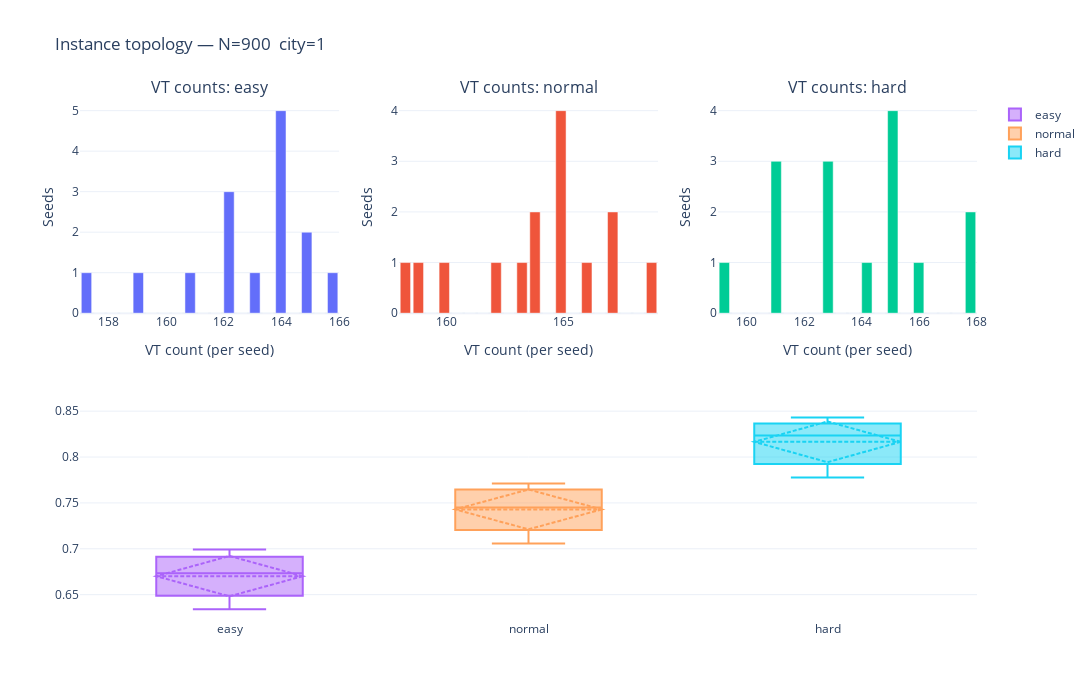

Notebook code cell kept with this figure:
### Markdown cell above
### Number of vehicle transportation labors for a given N

A histogram with number of VT in x-axis and occurence in y-axis

### Code cell
# Cell: Instance topology plotting (plotly + ipywidgets)
import os
from typing import List, Tuple, Dict
import math

import pandas as pd
import numpy as np
import plotly.express as px
import plotly.graph_objects as go
from plotly.subplots import make_subplots
import ipywidgets as widgets
from IPython.display import display

# -------------------------
# Helper: main plotting fn
# -------------------------
def plot_instance_visualizations(
    results: Dict[int, Tuple[pd.DataFrame, pd.DataFrame, pd.DataFrame]],
    n_services_list: List[int],
    scenarios: List[str],
    seeds: List[int],
    default_n: int = None,
    default_city: str = None,
    save_plots: bool = False,
    out_dir: str = "./plots",
    hist_bins: int = 20
):
    """
    Interactive visualization of simulated instances topology.

    Parameters
    ----------
    results : dict
        mapping n_services -> (labors_real_df, labors_static_df, labors_dynamic_df)
    n_services_list : list[int]
        available experiment sizes (keys of results)
    scenarios : list[str]
        scenarios names in your data, e.g. ['easy','normal','hard']
    seeds : list[int]
        list of possible seeds (used for dropdown suggestions only)
    default_n : int
        default n_services to show
    default_city : str
        optional default city
    save_plots : bool
        default False; can be toggled in the UI (also passed below)
    out_dir : str
        directory where to save files when saving enabled
    hist_bins : int
        number of bins for histograms
    """
    os.makedirs(out_dir, exist_ok=True)

    # default choices
    if default_n is None:
        default_n = n_services_list[0]
    # Extract available cities from the default dataset
    def available_cities_for_n(n):
        df_real = results[n][0]
        if "city" in df_real.columns:
            return sorted(df_real["city"].dropna().unique().tolist())
        return []

    # Widgets
    n_dropdown = widgets.Dropdown(options=sorted(n_services_list), value=default_n, description="N services")
    city_dropdown = widgets.Dropdown(options=available_cities_for_n(default_n), description="City")
    if default_city and default_city in city_dropdown.options:
        city_dropdown.value = default_city
    scenario_select = widgets.SelectMultiple(options=scenarios, value=tuple(scenarios), description="Scenarios")
    save_toggle = widgets.Checkbox(value=save_plots, description="Save plots")
    outdir_text = widgets.Text(value=out_dir, description="Out dir")
    update_button = widgets.Button(description="Draw", button_style="primary")

    controls = widgets.HBox([n_dropdown, city_dropdown, scenario_select, save_toggle, outdir_text, update_button])
    display(controls)

    # helper to compute counts & proportions
    def _prepare_aggregates(n_val, city_val, selected_scenarios):
        df_real, df_static, df_dynamic = results[n_val]

        # Filter to city if requested
        if city_val is not None and city_val != "":
            df_real_city = df_real[df_real["city"] == city_val].copy()
            df_static_city = df_static[df_static["city"] == city_val].copy()
            df_dynamic_city = df_dynamic[df_dynamic["city"] == city_val].copy()
        else:
            df_real_city = df_real.copy()
            df_static_city = df_static.copy()
            df_dynamic_city = df_dynamic.copy()

        # Ensure scenario/seeds are proper types
        if "scenario" not in df_real_city.columns:
            raise KeyError("'scenario' column not found in labors_real_df")
        if "seed" not in df_real_city.columns:
            raise KeyError("'seed' column not found in labors_real_df")

        # For histograms: compute per-seed count of vehicle transportation labors per scenario
        hist_data = []  # list of tuples (scenario, seed, vt_count)
        for sc in selected_scenarios:
            df_sc = df_real_city[df_real_city["scenario"] == sc]
            # group by seed
            for seed_val, g in df_sc.groupby("seed", sort=True):
                vt_count = int((g["labor_category"] == "VEHICLE_TRANSPORTATION").sum())
                hist_data.append({"scenario": sc, "seed": seed_val, "vt_count": vt_count})

        hist_df = pd.DataFrame(hist_data)

        # For static/dynamic proportions: compute proportion of services (unique service_id)
        box_data = []  # list of dicts: scenario, seed, prop_static, n_services_in_seed
        for sc in selected_scenarios:
            stat_df = df_static_city[df_static_city["scenario"] == sc]
            dyn_df = df_dynamic_city[df_dynamic_city["scenario"] == sc]

            # compute unique services per seed
            stat_by_seed = stat_df.groupby("seed")["service_id"].nunique()
            dyn_by_seed = dyn_df.groupby("seed")["service_id"].nunique()

            seeds_union = sorted(set(stat_by_seed.index.tolist()) | set(dyn_by_seed.index.tolist()))
            for seed_val in seeds_union:
                n_static = int(stat_by_seed.get(seed_val, 0))
                n_dyn = int(dyn_by_seed.get(seed_val, 0))
                total = n_static + n_dyn
                prop_static = float(n_static / total) if total > 0 else np.nan
                box_data.append({
                    "scenario": sc,
                    "seed": seed_val,
                    "n_static_services": n_static,
                    "n_dynamic_services": n_dyn,
                    "prop_static": prop_static,
                    "total_services": total
                })

        box_df = pd.DataFrame(box_data)

        return hist_df, box_df

    # plot function
    def _draw(_):
        n_val = n_dropdown.value
        city_val = city_dropdown.value
        selected_scenarios = list(scenario_select.value)
        save_flag = save_toggle.value
        od = outdir_text.value or out_dir

        hist_df, box_df = _prepare_aggregates(n_val, city_val, selected_scenarios)

        # create subplots: 2 rows - top has 3 histograms (one per scenario), bottom has 1 boxplot (all scenarios)
        n_cols = max(3, len(selected_scenarios))
        # We'll layout exactly 3 hist subplots (left->right) even if some scenarios are not selected: if fewer than 3 selected,
        # we leave some empty panels but keep consistent layout.
        fig = make_subplots(
            rows=2, cols=3,
            subplot_titles=[f"VT counts: {s}" if i < len(selected_scenarios) else "" for i, s in enumerate(scenarios)],
            vertical_spacing=0.18,
            specs=[[{"type": "xy"}, {"type": "xy"}, {"type": "xy"}],
                   [{"colspan": 3, "type": "xy"}, None, None]]
        )

        # Top row: histograms, one subplot per scenario (in the order of scenarios list)
        for i, sc in enumerate(scenarios[:3]):  # we only show up to 3 scenarios in top row
            col = i + 1
            sub_df = hist_df[hist_df["scenario"] == sc]
            if sub_df.empty:
                # blank
                fig.add_trace(go.Bar(x=[], y=[]), row=1, col=col)
                fig.update_xaxes(title_text="VT count", row=1, col=col)
                fig.update_yaxes(title_text="Seed frequency", row=1, col=col)
                continue

            # Build histogram bins from vt_count values
            counts = sub_df["vt_count"].dropna().astype(int).values
            if len(counts) == 0:
                fig.add_trace(go.Bar(x=[], y=[]), row=1, col=col)
                continue

            # Build histogram manually so we can align bins across scenarios if desired
            hist_vals, bin_edges = np.histogram(counts, bins=hist_bins)
            bin_centers = (bin_edges[:-1] + bin_edges[1:]) / 2.0
            fig.add_trace(go.Bar(x=bin_centers, y=hist_vals, name=f"{sc}", showlegend=False), row=1, col=col)
            fig.update_xaxes(title_text="VT count (per seed)", row=1, col=col)
            fig.update_yaxes(title_text="Seeds", row=1, col=col)

        # Bottom row: boxplot of prop_static per scenario (three boxes)
        # Prepare traces for the boxplot
        for j, sc in enumerate(scenarios):
            sc_box = box_df[box_df["scenario"] == sc]
            # take only seeds with total_services > 0
            sc_box = sc_box[sc_box["total_services"] > 0]
            y = sc_box["prop_static"].dropna().values
            # position boxes sequentially
            fig.add_trace(go.Box(y=y, name=sc, boxmean="sd", marker=dict(opacity=0.7)), row=2, col=1)

        # Layout tweaks
        fig.update_layout(
            height=700,
            width=1200,
            title_text=f"Instance topology — N={n_val}  city={city_val}",
            template="plotly_white"
        )

        # show
        fig.show()

        # Save if requested
        if save_flag:
            os.makedirs(od, exist_ok=True)
            safe_name = f"instance_N{n_val}_city_{city_val}"
            png_path = os.path.join(od, f"{safe_name}.png")
            html_path = os.path.join(od, f"{safe_name}.html")
            try:
                # requires kaleido for png
                fig.write_image(png_path, scale=2)
            except Exception as e:
                print("⚠️ Could not save PNG (kaleido required). Error:", e)
            try:
                fig.write_html(html_path)
            except Exception as e:
                print("⚠️ Could not save HTML. Error:", e)
            print(f"✅ Saved plots to: {od}")

    # update city options on n change
    def _on_n_change(change):
        n_val = change["new"]
        cities = available_cities_for_n(n_val)
        city_dropdown.options = cities
        if cities:
            city_dropdown.value = cities[0] if city_dropdown.value not in cities else city_dropdown.value

    n_dropdown.observe(_on_n_change, names="value")
    update_button.on_click(_draw)

    # initial draw
    _draw(None)

# -------------------------
# Example usage:
# -------------------------
# results dict must be available in the notebook environment.
# n_services_list, scenarios, seeds must also be defined lists.
#
# Then call:
plot_instance_visualizations(results, n_services, scenarios, seeds, default_n=n_services[0])

### Figure 1 — Plotly figure (JSON) as saved in the notebook; plotly's stock layout.template omitted (floating-point values rounded to 4 significant figures)
{"data": [{"name": "easy", "showlegend": false, "type": "bar", "x": [157.2, 157.7, 158.1, 158.6, 159.0, 159.5, 159.9, 160.4, 160.8, 161.3, 161.7, 162.2, 162.6, 163.1, 163.5, 164.0, 164.4, 164.9, 165.3, 165.8], "xaxis": "x", "y": [1, 0, 0, 0, 1, 0, 0, 0, 1, 0, 0, 3, 0, 1, 0, 5, 0, 2, 0, 1], "yaxis": "y"}, {"name": "normal", "showlegend": false, "type": "bar", "x": [158.3, 158.8, 159.4, 159.9, 160.5, 161.0, 161.6, 162.1, 162.7, 163.2, 163.8, 164.3, 164.9, 165.4, 166.0, 166.5, 167.1, 167.6, 168.2, 168.7], "xaxis": "x2", "y": [1, 1, 0, 1, 0, 0, 0, 1, 0, 1, 2, 0, 4, 0, 1, 0, 2, 0, 0, 1], "yaxis": "y2"}, {"name": "hard", "showlegend": false, "type": "bar", "x": [159.2, 159.7, 160.1, 160.6, 161.0, 161.5, 161.9, 162.4, 162.8, 163.3, 163.7, 164.2, 164.6, 165.1, 165.5, 166.0, 166.4, 166.9, 167.3, 167.8], "xaxis": "x3", "y": [1, 0, 0, 0, 3, 0, 0, 0, 3, 0, 0, 1, 0, 4, 0, 1, 0, 0, 0, 2], "yaxis": "y3"}, {"boxmean": "sd", "marker": {"opacity": 0.7}, "name": "easy", "type": "box", "xaxis": "x4", "y": [0.6732, 0.6667, 0.6471, 0.634, 0.6993, 0.6863, 0.6667, 0.6732, 0.6536, 0.6928, 0.6993, 0.634, 0.6471, 0.6928, 0.6863], "yaxis": "y4"}, {"boxmean": "sd", "marker": {"opacity": 0.7}, "name": "normal", "type": "box", "xaxis": "x4", "y": [0.7451, 0.7386, 0.719, 0.7059, 0.7712, 0.7582, 0.7386, 0.7451, 0.7255, 0.7647, 0.7712, 0.7124, 0.719, 0.7647, 0.7647], "yaxis": "y4"}, {"boxmean": "sd", "marker": {"opacity": 0.7}, "name": "hard", "type": "box", "xaxis": "x4", "y": [0.8235, 0.8105, 0.7908, 0.7778, 0.8431, 0.8366, 0.817, 0.8235, 0.7974, 0.8366, 0.8431, 0.7843, 0.7908, 0.8366, 0.8366], "yaxis": "y4"}], "layout": {"annotations": [{"font": {"size": 16}, "showarrow": false, "text": "VT counts: easy", "x": 0.1444, "xanchor": "center", "xref": "paper", "y": 1, "yanchor": "bottom", "yref": "paper"}, {"font": {"size": 16}, "showarrow": false, "text": "VT counts: normal", "x": 0.5, "xanchor": "center", "xref": "paper", "y": 1, "yanchor": "bottom", "yref": "paper"}, {"font": {"size": 16}, "showarrow": false, "text": "VT counts: hard", "x": 0.8556, "xanchor": "center", "xref": "paper", "y": 1, "yanchor": "bottom", "yref": "paper"}], "height": 700, "title": {"text": "Instance topology — N=900  city=1"}, "width": 1200, "xaxis": {"anchor": "y", "domain": [0, 0.2889], "title": {"text": "VT count (per seed)"}}, "xaxis2": {"anchor": "y2", "domain": [0.3556, 0.6444], "title": {"text": "VT count (per seed)"}}, "xaxis3": {"anchor": "y3", "domain": [0.7111, 1], "title": {"text": "VT count (per seed)"}}, "xaxis4": {"anchor": "y4", "domain": [0, 1]}, "yaxis": {"anchor": "x", "domain": [0.59, 1], "title": {"text": "Seeds"}}, "yaxis2": {"anchor": "x2", "domain": [0.59, 1], "title": {"text": "Seeds"}}, "yaxis3": {"anchor": "x3", "domain": [0.59, 1], "title": {"text": "Seeds"}}, "yaxis4": {"anchor": "x4", "domain": [0, 0.41]}}}
